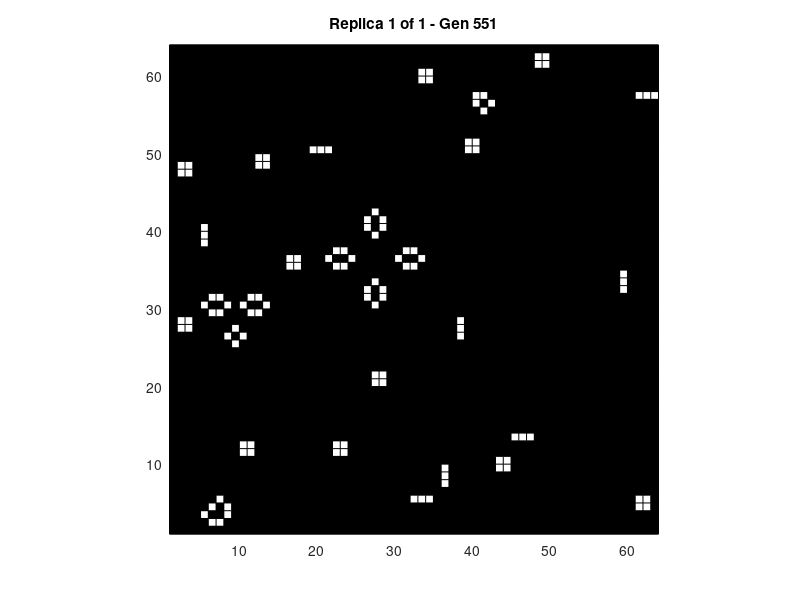
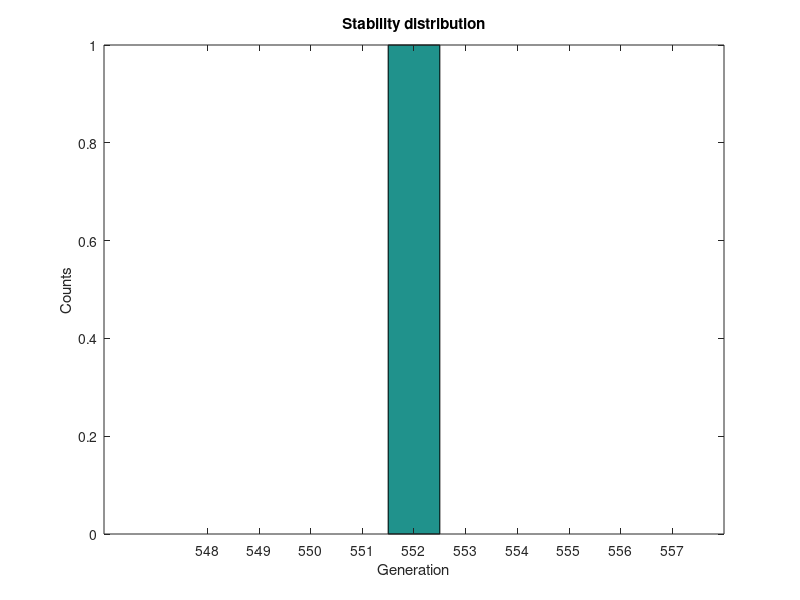

Recreate these plots in MATLAB, in order.
% Game of life
tic

% random world
random = 1; % if set to zero load a 2d matrix named "starting_world"
domain_size = [64 64]; % row,column

% draw in real time?
draw_world = 1;

% number of world replicates
n_world_replica = 1;

gen=zeros(n_world_replica,1);

% Prepare figures
f1 = figure('Position',[10 250 500 500]);
f2 = figure('Position',[800 250 500 500]);

for(n=1:n_world_replica)
    % Initial status
    if random == 1
        world = randi([0 1], domain_size(2), domain_size(1));
    else
        world = starting_world;
    end
    old_world = world;

    % clear borders
    world(:,1) = 0;
    world(1,:) = 0;
    world(:,end) = 0;
    world(end,:) = 0;

    if draw_world==1
        figure(f1);
        pcolor(world);
        colormap gray
        axis square
        title(sprintf('Replica %f of %f', n, n_world_replica))
    end

    % main cycle
    gen(n)=1;
    while(1)
        new_world = world;
        if ~mod(gen,2) % even generation
            if old_world == new_world
                break
            end
            old_world = world;
        end
        for row=2:size(world, 1)-1
            for column=2:size(world, 2)-1 
                if world(row,column)==1 % LIVE CELL
                    %neighborhood status
                    neighborhood = sum(sum(world(row-1:row+1,column-1:column+1)))-1;
                    if neighborhood < 2 % death by underpopulation
                        new_world(row,column)=0;
                    end
                    if neighborhood >= 2 && neighborhood <= 3% survive
                        new_world(row,column)=1;
                    end
                    if neighborhood > 3 % death by overpopulation
                        new_world(row,column)=0;
                    end
                else %world(x,y)==0 % DEAD CELL
                    %neighborhood status
                    neighborhood = sum(sum(world(row-1:row+1,column-1:column+1)));
                    if neighborhood == 3 % reproduction
                        new_world(row,column)=1;
                    end
                end

            end
        end
        world = new_world;    
        if draw_world==1
            pause(0.01)
            figure(f1);
            pcolor(world);
            axis square
            title(sprintf('Replica %i of %i - Gen %i', n, n_world_replica, gen(n)))
        end

        % Generation statistics
        gen(n) = gen(n) + 1;
    end
    figure(f2);
    hist(gen);
    title('Stability distribution')
    xlabel('Generation')
    ylabel('Counts')
    %axis square
end
toc